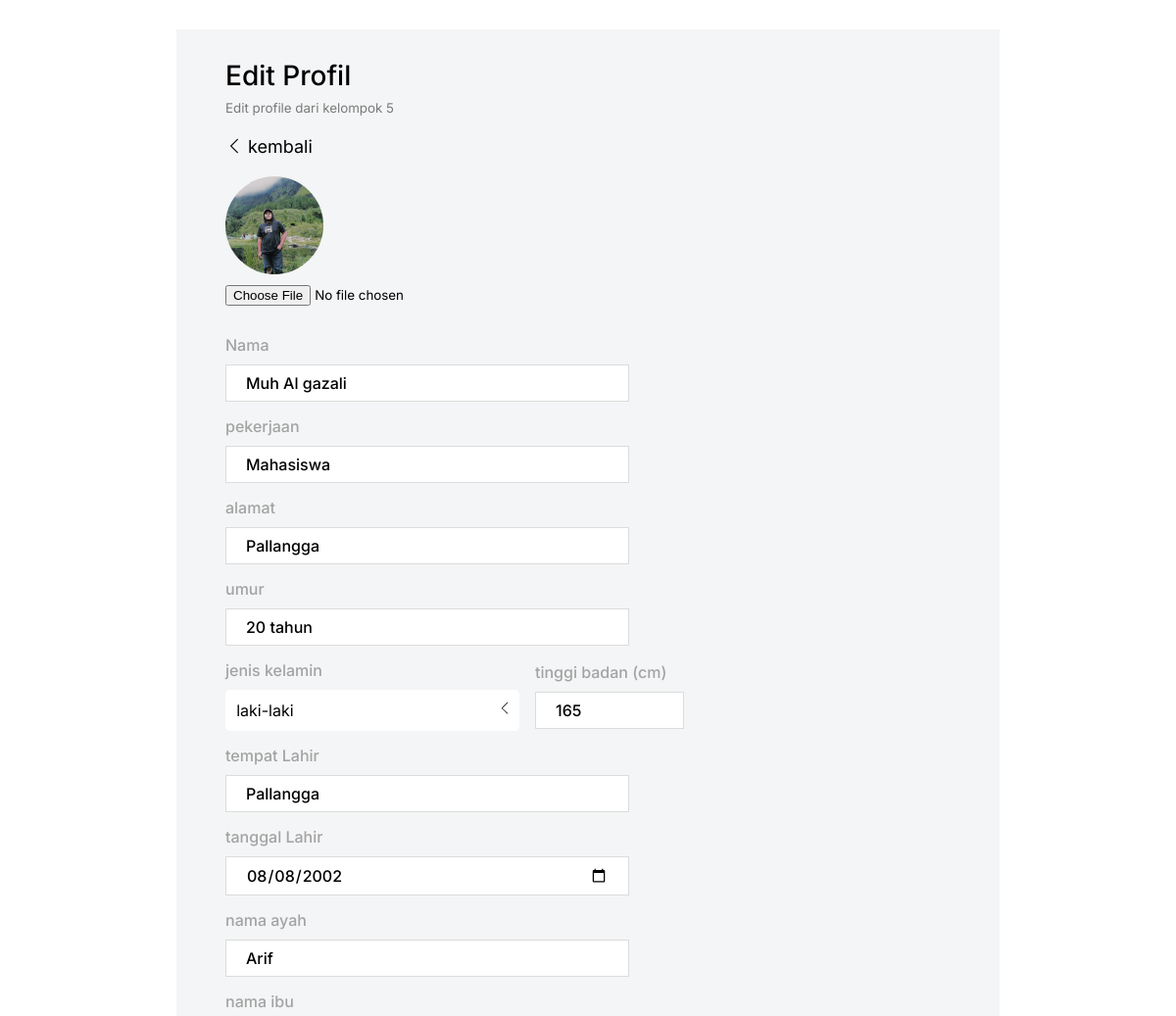
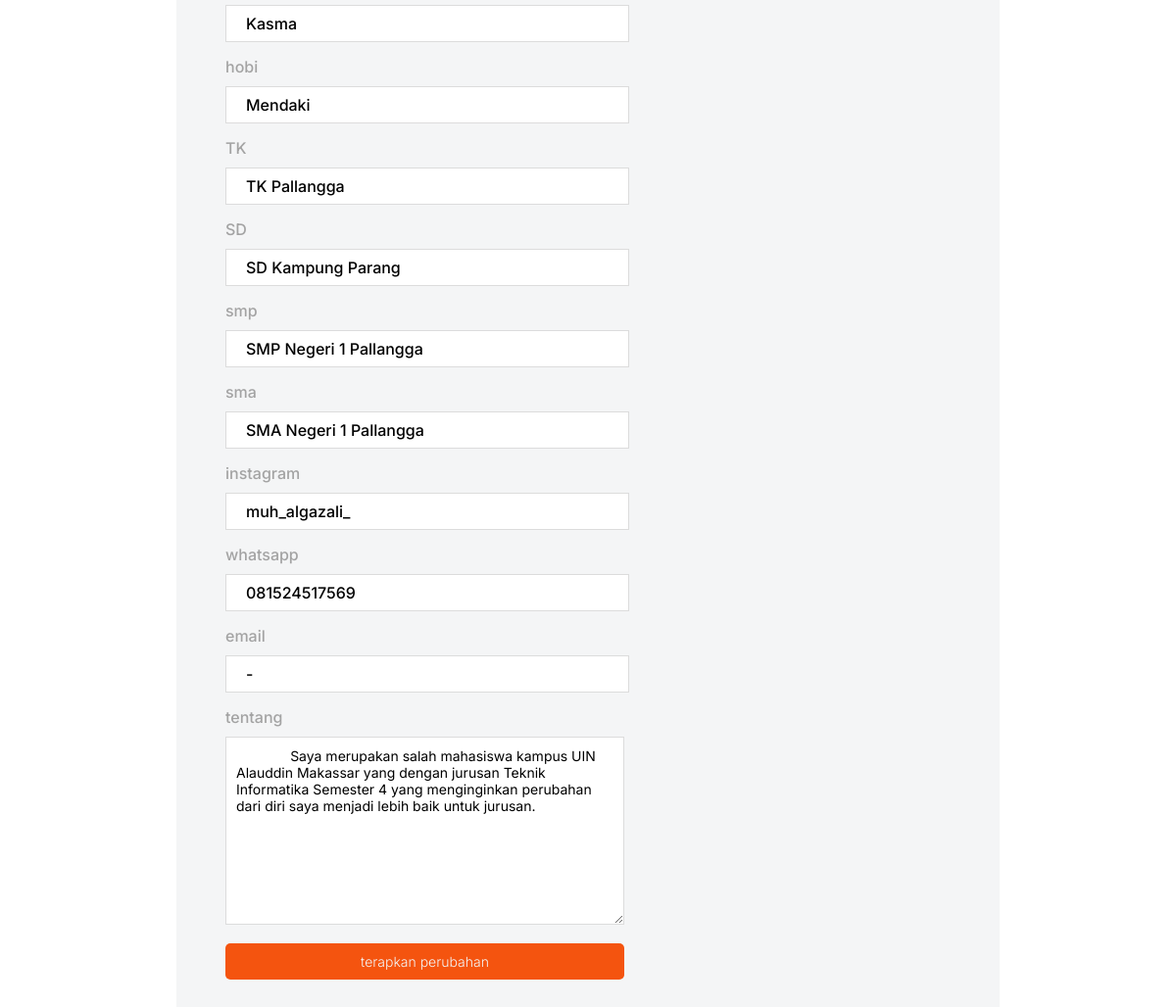
/edit.php?id=2 (signed in), run on the app's committed database (2 pictures, top to bottom).
### tables this page shows
CREATE TABLE `user` (
  `id` int(11) NOT NULL,
  `nama` varchar(100) NOT NULL,
  `gambar` varchar(100) NOT NULL,
  `pekerjaan` varchar(100) NOT NULL,
  `umur` int(11) NOT NULL,
  `alamat` varchar(150) NOT NULL,
  `jenis_kelamin` varchar(100) NOT NULL,
  `tinggi_badan` varchar(100) NOT NULL,
  `tentang` text NOT NULL,
  `tempat_lahir` varchar(100) NOT NULL,
  `tanggal_lahir` date NOT NULL,
  `nama_ayah` varchar(100) NOT NULL,
  `nama_ibu` varchar(100) NOT NULL,
  `hobi` varchar(100) NOT NULL,
  `tk` varchar(100) NOT NULL,
  `sd` varchar(100) NOT NULL,
  `smp` varchar(100) NOT NULL,
  `sma` varchar(100) NOT NULL,
  `ig` varchar(100) DEFAULT NULL,
  `email` varchar(100) NOT NULL,
  `wa` varchar(100) DEFAULT NULL,
  `tanggal_dibuat` date DEFAULT NULL,
  `tanggal_diubah` date DEFAULT NULL
);

### edit.php (the view, shortened to what this page needs)
<?php
  $db = mysqli_connect('localhost', 'root',  '', 'biodata_db');
  $result = mysqli_fetch_assoc(mysqli_query($db, "SELECT * FROM user WHERE id = $_GET[id]"));
?>
<!DOCTYPE html>
<html lang="en">
  <head>
    <link
      rel="stylesheet"
      href="https://cdn.jsdelivr.net/npm/bootstrap-icons@1.8.3/font/bootstrap-icons.css"
    />
    <link rel="stylesheet" href="./css/edit.css" />
  </head>
  <body>
    <div class="container">
      <h3>Edit Profil</h3>
      <small>Edit profile dari kelompok 5</small>
      <a href="dashboard.php" class="back">
        <i class="bi bi-chevron-left"></i>
        kembali
      </a>
      <form action="./function/edit.php" method="POST" enctype="multipart/form-data">
        <div class="img-group">
          <img src="./img/<?= $result['gambar'] ?>" alt="" class="img" />
          <input type="file" name="gambar" class="input-img" />
        </div>
        <div class="input-group">
          <label for="nama" class="label"> Nama </label>
          <input type="text" name="nama" class="text" id="nama" value="<?= $result['nama'] ?>" />
        </div>
        <div class="input-group">
          <label for="pekerjaan" class="label"> pekerjaan </label>
          <input type="text" name="pekerjaan" class="text" id="pekerjaan" value="<?= $result['pekerjaan'] ?>" />
        </div>
        <div class="input-group">
          <label for="alamat" class="label"> alamat </label>
          <input type="text" name="alamat" class="text" id="alamat" value="<?= $result['alamat'] ?>" />
        </div>
        <div class="input-group">
          <label for="umur" class="label"> umur </label>
          <input type="text" name="umur" class="text" id="umur" value="<?= $result['umur'] ?> tahun" />
        </div>
        <div class="input-column">
          <div class="input-group">
            <label for="jenis-kelamin" class="label"> jenis kelamin </label>
            <details class="custom-select">
              <summary class="radios">
                <input type="radio" class="radio" name="jenis_kelamin" value="laki laki" id="laki-laki" title="laki-laki" <?= ($result['jenis_kelamin'] == 'laki laki' ? 'checked' : '') ?> />
              </summary>
            </details>
          </div>
          <div class="input-group">
            <label for="tinggi-badan" class="label"> tinggi badan (cm) </label>
            <input type="number" class="text" name="tinggi_badan" id="tinggi-badan" value="<?= $result['tinggi_badan'] ?>" />
          </div>
        </div>
        <div class="input-group">
            <label for="tempat-lahir" class="label">tempat Lahir</label>
            <input type="text" class="text" name="tempat_lahir" id="tempat-lahir" value="<?= $result['tempat_lahir'] ?>" />
        </div>
        <div class="input-group">
            <label for="tanggal-lahir" class="label">tanggal Lahir</label>
            <input type="date" class="text" id="tanggal-lahir" name="tanggal_lahir" value="<?= $result['tanggal_lahir'] ?>" />
        </div>
        <div class="input-group">
            <label for="ayah" class="label">nama ayah</label>
            <input type="text" class="text" id="ayah" name="nama_ayah" value="<?= $result['nama_ayah'] ?>" />
        </div>
        <div class="input-group">
            <label for="ibu" class="label">nama ibu</label>
            <input type="text" class="text" id="ibu" name="nama_ibu" value="<?= $result['nama_ibu'] ?>" />
        </div>
        <div class="input-group">
            <label for="hobi" class="label">hobi</label>
            <input type="text" class="text" name="hobi" id="hobi" value="<?= $result['hobi'] ?>" />
        </div>
        <div class="input-group">
            <label for="tk" class="label">TK</label>
            <input type="text" class="text" name="tk" id="tk" value="<?= $result['tk'] ?>" />
        </div>
        <div class="input-group">
            <label for="sd" class="label">SD</label>
            <input type="text" class="text" name="sd" id="sd" value="<?= $result['sd'] ?>" />
        </div>
        <div class="input-group">
            <label for="smp" class="label">smp</label>
            <input type="text" class="text" id="smp" name="smp" value="<?= $result['smp'] ?>" />
        </div>
        <div class="input-group">
            <label for="sma" class="label">sma</label>
            <input type="text" class="text" id="sma" name="sma" value="<?= $result['sma'] ?>" />
        </div>
        <div class="input-group">
            <label for="ig" class="label">instagram</label>
            <input type="text" name="ig" class="text" name="ig" id="ig" value="<?= $result['ig'] ?>" />
        </div>
        <div class="input-group">
            <label for="wa" class="label">whatsapp</label>
            <input type="text" class="text" id="wa" name="wa" value="<?= $result['wa'] ?>" />
        </div>
        <div class="input-group">
            <label for="email" class="label">email</label>
            <input type="text" class="text" id="email" name="email" value="<?= $result['email'] ?>" />
        </div>
        <div class="input-group">
            <label for="tentang" class="label">tentang</label>
            <textarea name="tentang" id="tentang" cols="0" rows="10" >
              <?= $result['tentang'] ?>
            </textarea>
        </div>
        <button type="submit">terapkan perubahan</button>
      </form>
    </div>
  </body>
</html>

### css/edit.css (style rules this page uses)
* { margin: 0; padding: 0; font-family: 'Inter', 'Roboto', sans-serif; }
.container { margin: 30px auto; background-color: #f4f5f6; width: 70%; padding: 30px 50px; box-sizing: border-box; }
.container h3 { font-size: 28px; font-weight: 500; margin-bottom: 5px; }
.container small { color: rgb(122, 122, 122); }
.container a.back { margin: 20px 0; display: block; font-size: 18px; text-decoration: none; color: black; }
.container form .img-group { margin-bottom: 30px; }
.container form img.img { display: block; margin-bottom: 10px; width: 100px; height: 100px; border-radius: 50%; }
.container form .input-group { margin-bottom: 15px; }
.container form .label { display: block; font-size: 16px; font-weight: 500; margin-bottom: 10px; color: rgb(163, 163, 163); }
.container form .text { width: 50%; padding: 8px 20px; font-size: 16px; border: .5px solid gainsboro; font-weight: 500; }
details { position: relative; width: 300px; margin-right: 1rem; }
summary { padding: .7rem; cursor: pointer; border-radius: 5px; background-color: #fff; list-style: none; }
summary:after { content: ''; display: inline-block; float: right; width: .5rem; height: .5rem; border-bottom: 1px solid currentColor; border-left: 1px solid currentColor; border-bottom-left-radius: 2px; transform: rotate(45deg) translate(50%, 0%); transform-origin: center center; transition: transform ease-in-out 100ms }
summary.radios { counter-reset: radios; }
summary.radios:before { content: var(--selection); }
input[type=radio] { counter-increment: radios; appearance: none; display: none; }
input[type=radio]:checked { display: inline; --display: block; }
input[type=radio]:after { content: attr(title); display: inline; font-size: 1rem; }
label { width: 100%; display: flex; cursor: pointer; justify-content: space-between; }
.container form img { object-fit: cover; object-position: center; }
.container form .input-column { display: flex; justify-content: flex-start; align-items: center; }
.container form .input-column .input-group input#tinggi-badan { width: 40%; }
.container form textarea { border: none; background-color: #fff; padding: 10px; font-size: 14px; text-indent: 0; border: .5px solid gainsboro; width: 52%; }
.container form button { display: block; width: 55%; margin-top: 10px; border: none; padding: 10px 15px; color: #f4f5f6; font-size: 14px; font-weight: 300; background-color: #F4540F; border-radius: 5px; }

### data on the page
user: gambar (picture), nama "Muh Al gazali", pekerjaan "Mahasiswa", alamat "Pallangga", umur "20 tahun", jenis_kelamin "☑", tinggi_badan "165", tempat_lahir "Pallangga", tanggal_lahir "08/08/2002", nama_ayah "Arif", nama_ibu "Kasma", hobi "Mendaki", tk "TK Pallangga", sd "SD Kampung Parang", smp "SMP Negeri 1 Pallangga", sma "SMA Negeri 1 Pallangga", ig "muh_algazali_", wa "081524517569", email "-", tentang "Saya merupakan salah mahasiswa kampus UIN Alauddin Makassar yang dengan jurusan Teknik Informatika Semester 4 yang menginginkan perubahan dari diri saya menjadi lebih baik untuk jurusan."
